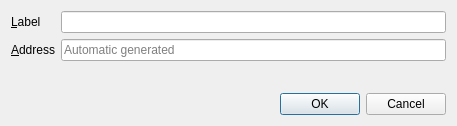
<?xml version="1.0" encoding="UTF-8"?>
<ui version="4.0">
 <class>EditAddressDialog</class>
 <widget class="QDialog" name="EditAddressDialog">
  <property name="geometry">
   <rect>
    <x>0</x>
    <y>0</y>
    <width>457</width>
    <height>126</height>
   </rect>
  </property>
  <property name="windowTitle">
   <string>Edit Address</string>
  </property>
  <layout class="QVBoxLayout" name="verticalLayout">
   <item>
    <layout class="QFormLayout" name="formLayout">
     <property name="fieldGrowthPolicy">
      <enum>QFormLayout::AllNonFixedFieldsGrow</enum>
     </property>
     <item row="0" column="0">
      <widget class="QLabel" name="label">
       <property name="text">
        <string>&amp;Label</string>
       </property>
       <property name="buddy">
        <cstring>labelEdit</cstring>
       </property>
      </widget>
     </item>
     <item row="0" column="1">
      <widget class="QLineEdit" name="labelEdit">
       <property name="toolTip">
        <string>The label associated with this address book entry</string>
       </property>
      </widget>
     </item>
     <item row="1" column="0">
      <widget class="QLabel" name="label_2">
       <property name="text">
        <string>&amp;Address</string>
       </property>
       <property name="buddy">
        <cstring>addressEdit</cstring>
       </property>
      </widget>
     </item>
     <item row="1" column="1">
      <widget class="QLineEdit" name="addressEdit">
       <property name="toolTip">
        <string>The address associated with this address book entry. This can only be modified for sending addresses.</string>
       </property>
       <property name="placeholderText">
        <string>Automatic generated</string>
       </property>
      </widget>
     </item>
    </layout>
   </item>
   <item>
    <widget class="QDialogButtonBox" name="buttonBox">
     <property name="orientation">
      <enum>Qt::Horizontal</enum>
     </property>
     <property name="standardButtons">
      <set>QDialogButtonBox::Cancel|QDialogButtonBox::Ok</set>
     </property>
    </widget>
   </item>
  </layout>
 </widget>
 <resources/>
 <connections>
  <connection>
   <sender>buttonBox</sender>
   <signal>accepted()</signal>
   <receiver>EditAddressDialog</receiver>
   <slot>accept()</slot>
   <hints>
    <hint type="sourcelabel">
     <x>248</x>
     <y>254</y>
    </hint>
    <hint type="destinationlabel">
     <x>157</x>
     <y>274</y>
    </hint>
   </hints>
  </connection>
  <connection>
   <sender>buttonBox</sender>
   <signal>rejected()</signal>
   <receiver>EditAddressDialog</receiver>
   <slot>reject()</slot>
   <hints>
    <hint type="sourcelabel">
     <x>316</x>
     <y>260</y>
    </hint>
    <hint type="destinationlabel">
     <x>286</x>
     <y>274</y>
    </hint>
   </hints>
  </connection>
 </connections>
</ui>
